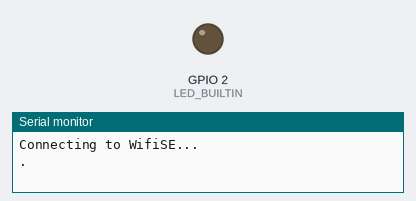
A sketch run on a simulated ESP8266 (NodeMCU). Parts: output pins drawn as LEDs (lit = HIGH, except the on-board LED, lit = LOW), the last lines printed to the serial monitor. WiFi joins after 1.5 s; servers stay silent unless stated.

Above: at 2.2 s.
At 3.2 s:
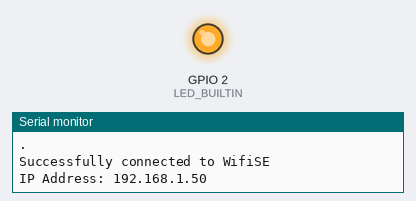
Timing chart, 0 to 4.7 s (numbered marks = the images above):
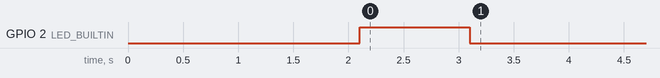

The sketch:

masterESP8266.ino
```cpp
#include <ESP8266WiFi.h>
const char* ssid = "WifiSE"; //“your_wifi_ssid”
const char* password = "bbtheme7"; //"your_wifi_password"
uint8_t retries=0;

void setup() {
Serial.begin(115200);
  delay(100);
  pinMode(LED_BUILTIN, OUTPUT);
  Serial.println();
  digitalWrite(LED_BUILTIN, HIGH);
  //Try and Connect to the Network
  WiFi.begin(ssid,password);
  Serial.print("Connecting to ");
  Serial.print(ssid);
  Serial.println("...");

  //Wait for WiFi to connect for a maximum timeout of 20 seconds
  while(WiFi.status()!=WL_CONNECTED && retries<20)
  {
    Serial.print(".");
    retries++;
    digitalWrite(LED_BUILTIN, LOW);
    delay(2000);
    digitalWrite(LED_BUILTIN, HIGH);
    delay(1000);
  }
   Serial.println();
  //Inform the user whether the timeout has occured, or the ESP8266 is connected to the internet
  if(retries==20)//Timeout has occured
  {
    Serial.print("Unable to Connect to ");
    digitalWrite(LED_BUILTIN, HIGH);
    Serial.println(ssid);
  }

  if(WiFi.status()==WL_CONNECTED)//WiFi has succesfully Connected
  {
    Serial.print("Successfully connected to ");
    Serial.println(ssid);
    digitalWrite(LED_BUILTIN, LOW);
    Serial.print("IP Address: ");
    Serial.println(WiFi.localIP());
  }

///// SPI MASTER MODE
}


void loop() {
}
```
